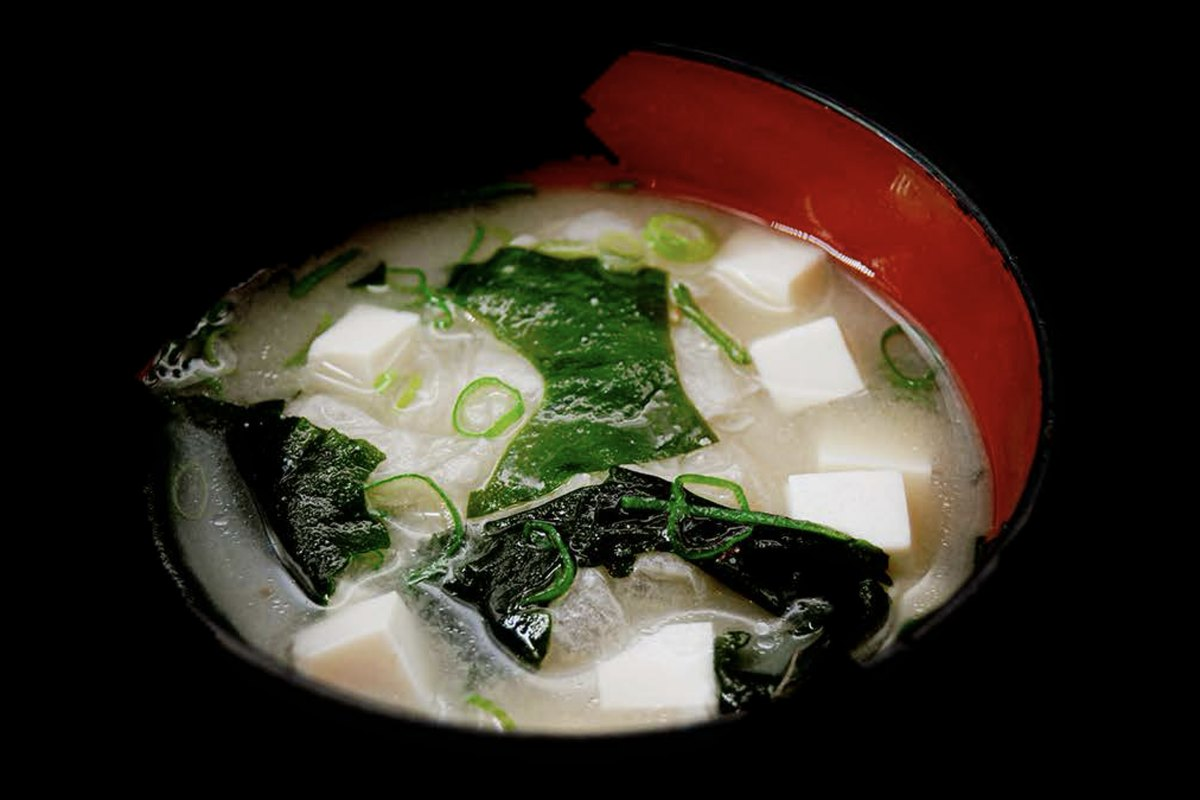
#> input picture site/assets/img/nudeln/n01.jpg, 1200 x 800 px
$ python -i nudel_fotos.py   (imports and definitions only)
#> lines starting #> are read from the running program, lines starting #| are printed output that depends on the picture; after the words box and inside, x2 and y2 are one past the last pixel; in counts of white or black regions, pixels touching at a corner belong together
#> further down, picture is the input picture: PIL image 1200x800 RGB; mean R, G, B 52.4, 46.1, 36.4
#!/usr/bin/env python3
"""Schneidet die Nudel-Gerichtfotos komplett (ganzer Teller, ohne Text/Pfeile) aus den PDF-Seiten aus.
PDF: https://noodle.naniwa.de/speisekarteeng.pdf (Seite NN = nudeln/nNN.jpg).
Seiten rendern: osascript -l JavaScript render.js <pdf> <ordner> 3
Aufruf: python3 tools/nudel_fotos.py <ordner-mit-pNN.png> [kontaktbogen.png]"""
import sys, pathlib
import numpy as np
from PIL import Image
from scipy import ndimage as nd

# [1 line that did not run here, left out]
out_dir = pathlib.Path(__file__).resolve().parent.parent / "site/assets/img/nudeln"
LW = 480  # Arbeitsbreite für die Erkennung

def dish_mask(im):
    W, H = im.size
#> W = 1200; H = 800
    sc = LW / W
#> sc = 0.4
    g = np.asarray(im.convert("L").resize((LW, int(H*sc)), Image.BILINEAR)) > 30
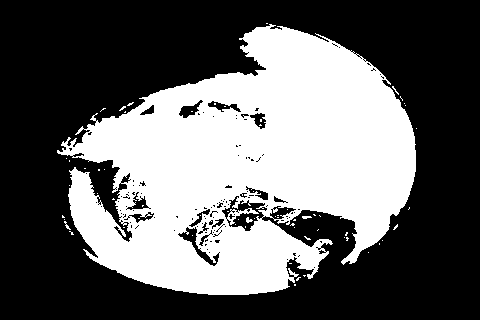
#> g: shape (320, 480) bool; 39.2% white; 64 white regions (60 under 20 px), largest, box (x1, y1, x2, y2) and area: (57, 24, 416, 295) 59866, (246, 217, 253, 223) 25, (302, 216, 312, 219) 23, (64, 221, 71, 230) 21
    h, w = g.shape
#> h = 320; w = 480
    g[:, :int(.03*w)] = 0; g[:, int(.80*w):] = 0          # Logo-Rand und Menüspalte rechts
#> after `g[:, int(0.8 * w):] = 0`:
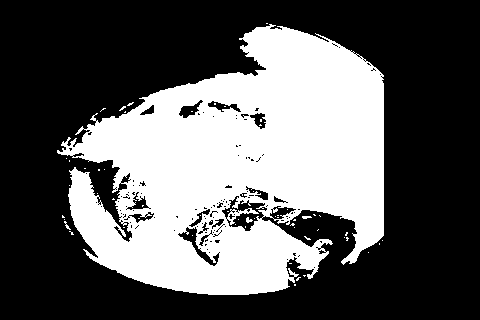
#> g: shape (320, 480) bool; 37% white; 57 white regions (53 under 20 px), largest, box (x1, y1, x2, y2) and area: (57, 24, 384, 295) 56547, (246, 217, 253, 223) 25, (302, 216, 312, 219) 23, (64, 221, 71, 230) 21
    g[:int(.035*h), :] = 0; g[int(.955*h):, :] = 0         # Pfeile oben/unten
    g = nd.binary_opening(g, iterations=2)                 # dünne Linien und Schrift weg
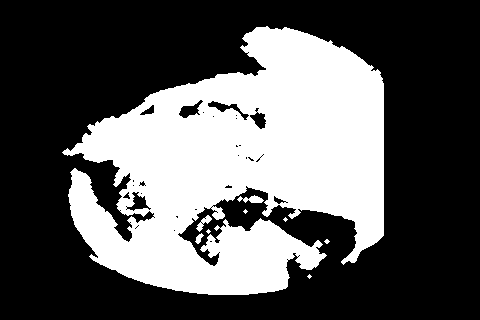
#> g: shape (320, 480) bool; 35.6% white; 9 white regions (5 under 20 px), largest, box (x1, y1, x2, y2) and area: (62, 26, 384, 295) 54397, (237, 195, 264, 203) 123, (196, 215, 212, 232) 99, (195, 233, 204, 244) 50
    lab, n = nd.label(nd.binary_dilation(g, iterations=1))
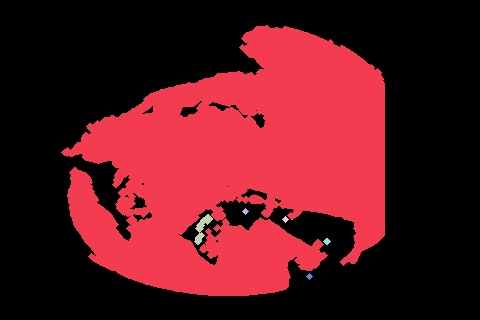
#> lab: shape (320, 480) int32; 7 distinct labels, from 0 to 6; one colour per label, 0 black
#> n = 6
    sizes = nd.sum(np.ones_like(lab), lab, range(1, n+1))
#> sizes = [56994, 25, 220, 25, 32, 25]
    big = int(np.argmax(sizes)) + 1
#> big = 1
    keep = lab == big
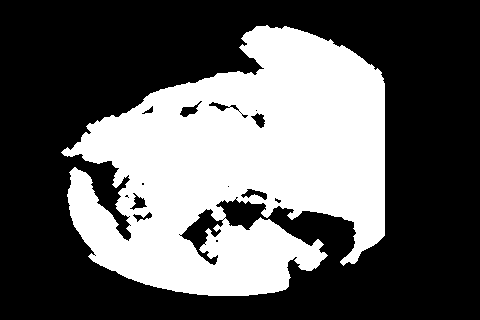
#> keep: shape (320, 480) bool; 37.1% white; 1 white region, box (x1, y1, x2, y2) and area: (61, 25, 385, 296) 56994
    # weitere große Teile (Löffel, Wasabi-Schälchen), keine Schrift
    objs = nd.find_objects(lab)
#> objs = 6 items
    by, bx = objs[big-1]
    mh, mw = (by.stop-by.start)*.05, (bx.stop-bx.start)*.05
#> mh = 13.55; mw = 16.2
    for k, s in enumerate(sizes, 1):
        if k == big or s < 0.03*sizes[big-1]: continue
        y, x = objs[k-1]   # nur Teile, die im Bereich des Gerichts liegen (keine Schrift/Linien daneben)
        if x.start >= bx.start-mw and x.stop <= bx.stop+mw and y.start >= by.start-mh and y.stop <= by.stop+mh:
            keep |= lab == k
#> this loop made 6 passes
#> s on passes 1 to 6: 56994, 25, 220, 25, 32, 25
    keep = nd.binary_fill_holes(keep)
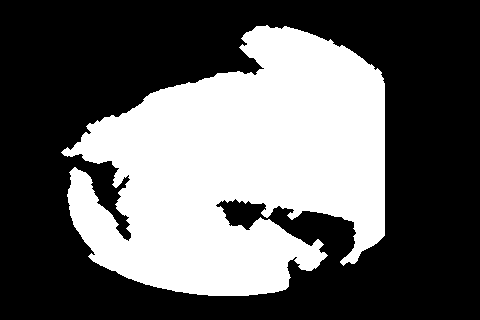
#> keep: shape (320, 480) bool; 38.2% white; 1 white region, box (x1, y1, x2, y2) and area: (61, 25, 385, 296) 58651
    return nd.binary_dilation(keep, iterations=4), sc

thumbs = []
# [27 lines not run here, left out]

>>> from PIL import Image
>>> picture = Image.open('../site/assets/img/nudeln/n01.jpg')
>>> result = dish_mask(picture)

$ run again, on site/assets/img/nudeln/n05.jpg
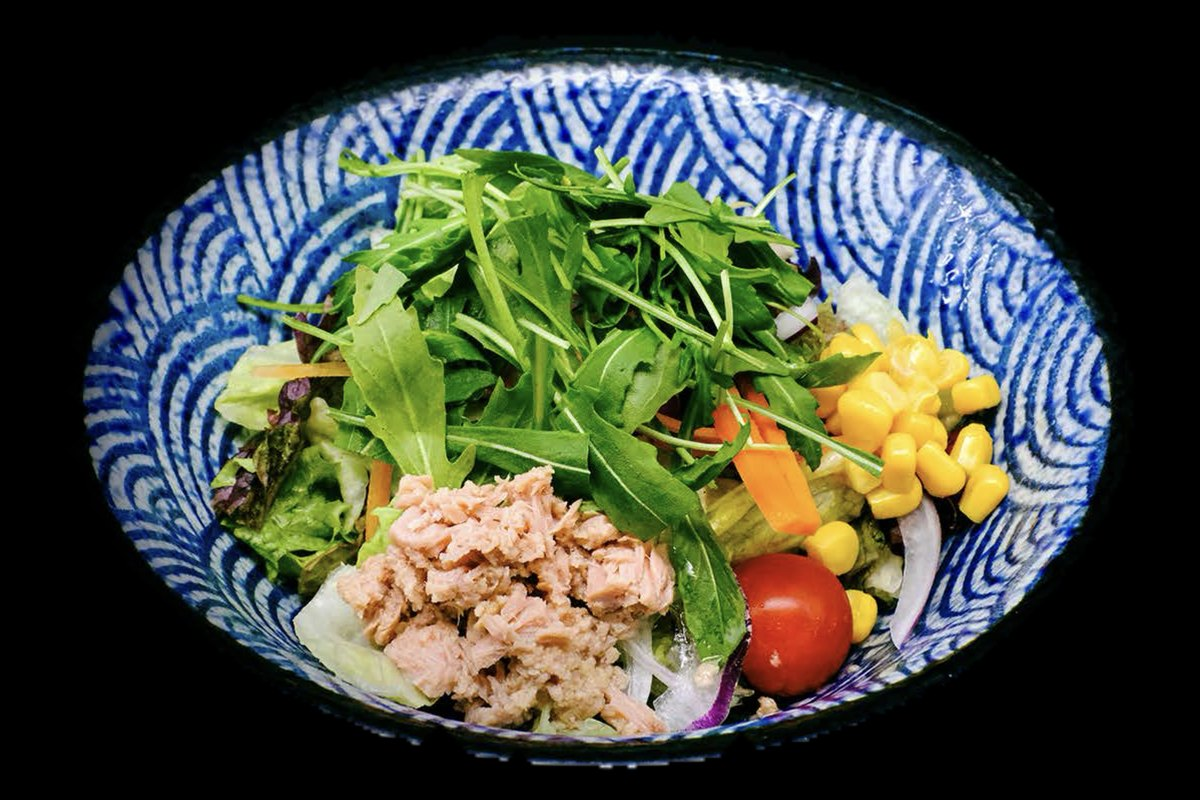
#> input picture site/assets/img/nudeln/n05.jpg, 1200 x 800 px
#> picture is the input picture: PIL image 1200x800 RGB; mean R, G, B 72, 76.9, 63.6
#> in dish_mask, `g = np.asarray(im.convert("L").resize((LW, int(H*sc)), Image.BILINEAR)..`:
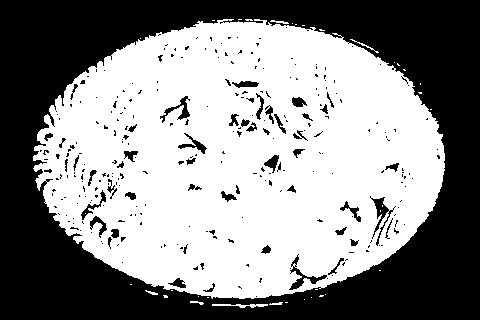
#> g: shape (320, 480) bool; 54.9% white; 289 black regions (236 under 20 px), largest, box (x1, y1, x2, y2) and area: (0, 0, 480, 320) 64630, (370, 196, 396, 246) 302, (289, 254, 327, 290) 280
#> lab: shape (320, 480) int32; values 0 (black) and 1 (white), 51.2% white; 92 black regions (64 under 20 px), largest, box (x1, y1, x2, y2) and area: (0, 0, 480, 320) 73004, (256, 106, 285, 132) 172, (230, 115, 256, 131) 135
#> n = 1
#> sizes = [78645]
#> big = 1
#> objs = 1 item
#> mh = 14; mw = 17.65
#> the loop in dish_mask, `for k, s in enumerate(sizes, 1):` made 1 pass
#> (k, s) on pass 1: (1, 78645)
#> in dish_mask, `keep = nd.binary_fill_holes(keep)`:
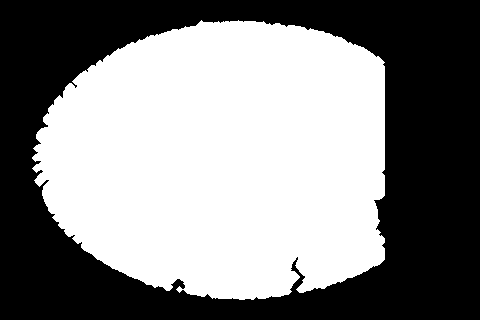
#> keep: shape (320, 480) bool; 52.5% white; 1 black region, box (x1, y1, x2, y2) and area: (0, 0, 480, 320) 72984

$ run again, on site/assets/img/nudeln/n06.jpg
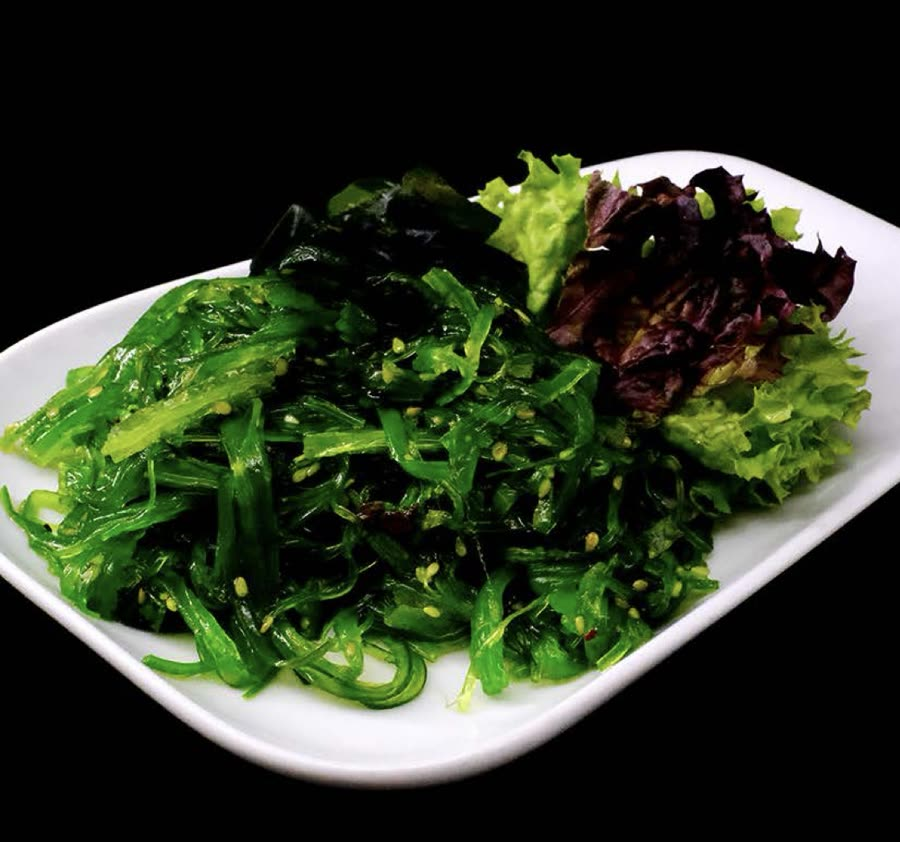
#> input picture site/assets/img/nudeln/n06.jpg, 900 x 842 px
#> picture is the input picture: PIL image 900x842 RGB; mean R, G, B 45.2, 53.5, 35.3
#> in dish_mask, `lab, n = nd.label(nd.binary_dilation(g, iterations=1))`:
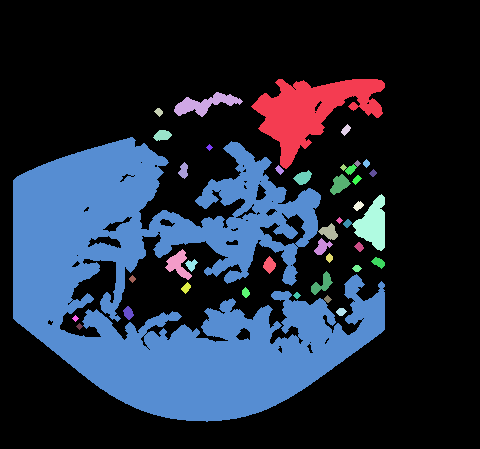
#> lab: shape (449, 480) int32; 41 distinct labels, from 0 to 40; one colour per label, 0 black
#> n = 40
#> sizes = 40 values, max 54765 at index 5, min 25 at index 6, mean 1624.5
#> big = 6
#> objs = 40 items
#> mh = 14.25; mw = 18.6
#> the loop in dish_mask, `for k, s in enumerate(sizes, 1):` made 40 passes
#> s on passes 1 to 8: 5328, 729, 48, 64, 146, 54765, 25, 39
#> in dish_mask, `keep = nd.binary_fill_holes(keep)`:
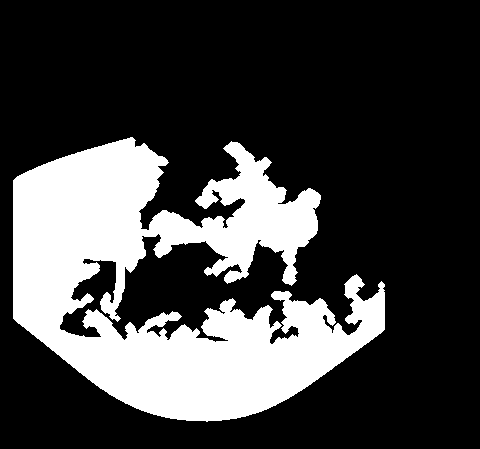
#> keep: shape (449, 480) bool; 26.1% white; 1 white region, box (x1, y1, x2, y2) and area: (13, 137, 385, 422) 56318

$ run again, on site/assets/img/nudeln/n07.jpg
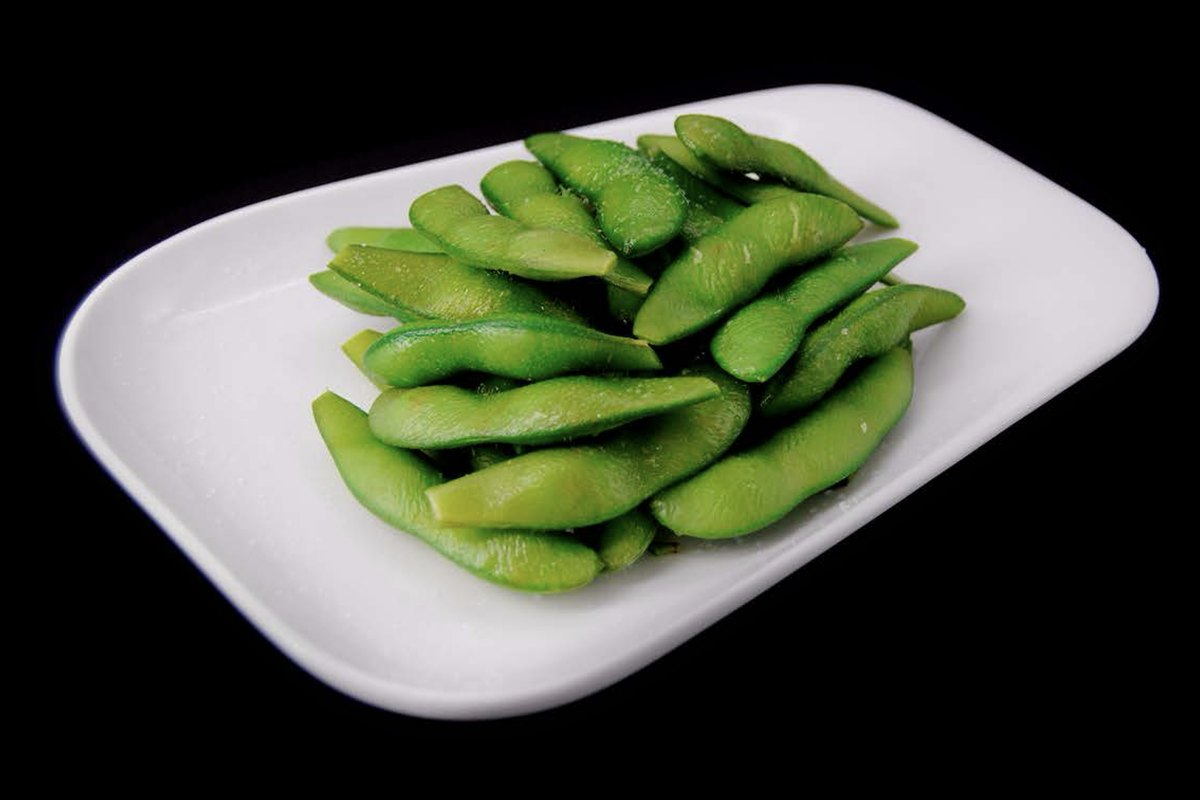
#> input picture site/assets/img/nudeln/n07.jpg, 1200 x 800 px
#> picture is the input picture: PIL image 1200x800 RGB; mean R, G, B 70.9, 75.7, 60.6
#> in dish_mask, `g = np.asarray(im.convert("L").resize((LW, int(H*sc)), Image.BILINEAR)..`:
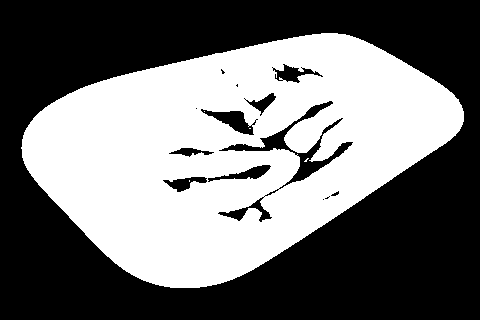
#> g: shape (320, 480) bool; 44.7% white; 5 white regions (4 under 20 px), largest, box (x1, y1, x2, y2) and area: (21, 33, 464, 288) 68592
#> lab: shape (320, 480) int32; values 0 (black) and 1 (white), 41.8% white; 1 white region, box (x1, y1, x2, y2) and area: (20, 32, 385, 289) 64155
#> n = 1
#> sizes = [64155]
#> big = 1
#> objs = 1 item
#> mh = 12.85; mw = 18.25
#> the loop in dish_mask, `for k, s in enumerate(sizes, 1):` made 1 pass
#> (k, s) on pass 1: (1, 64155)
#> in dish_mask, `keep = nd.binary_fill_holes(keep)`:
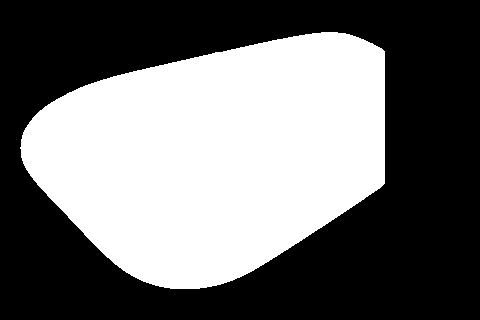
#> keep: shape (320, 480) bool; 43.7% white; 1 white region, box (x1, y1, x2, y2) and area: (20, 32, 385, 289) 67153
